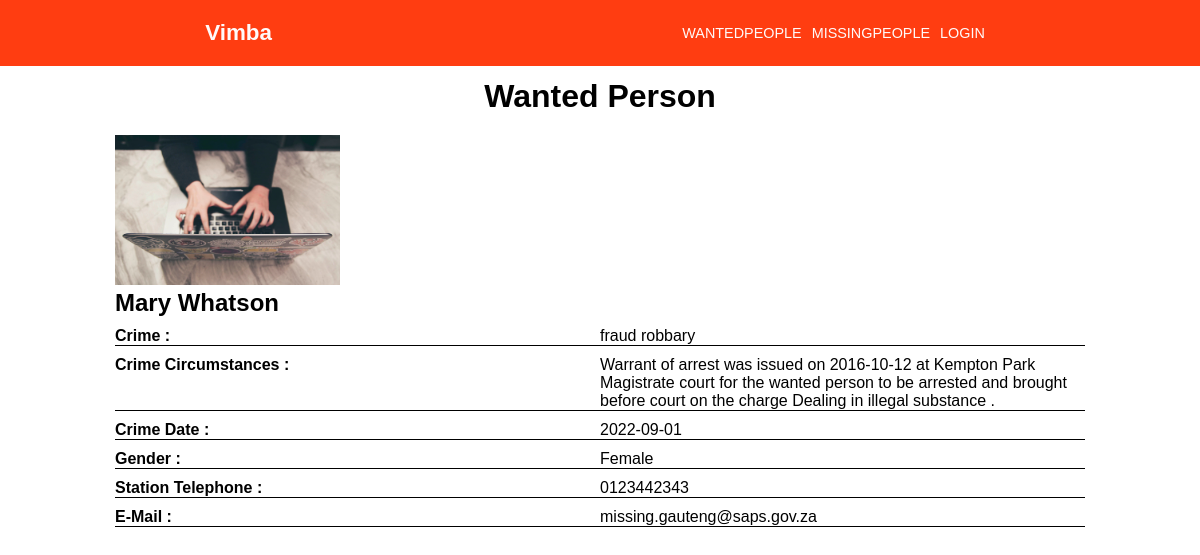
Page /person_of_intrest/e6239742-1354-441e-a12b-59e9679cefeb on the committed database.
### base/models.py (models this page shows, shortened)
class WantedPerson(models.Model):
    SEX_TYPE = (
        ('Male','Male'),
        ('Female','Female')
    )
    host = models.ForeignKey(User, on_delete=models.SET_NULL, null=True)
    firstname = models.CharField(max_length=200)
    lastname = models.CharField(max_length=200)
    tags= models.ManyToManyField('Tag',blank=True)
    aliases= models.CharField(max_length=200,default='unknown')
    crime_circumstances = models.TextField(null=True ,blank=True)
    gender = models.CharField(max_length=20,choices=SEX_TYPE)
    Police_station = models.CharField(max_length=200)
    station_number = models.CharField(max_length=12)
    e_mail = models.CharField(max_length=200)
    crime_date = models.CharField(max_length=200)
    created = models.DateTimeField(auto_now_add=True)
    updated = models.DateTimeField(auto_now=True)
    id = models.UUIDField(default=uuid.uuid4, unique=True,primary_key=True,editable=False)

class Tag (models.Model):
    crime = models.CharField(max_length=200)
    created = models.DateTimeField(auto_now_add=True)
    id = models.UUIDField(default=uuid.uuid4, unique=True, primary_key=True, editable=False)
    def __str__(self) -> str:
        return self.crime

### base/views.py (the view)
# urls.py: path('person_of_intrest/<str:pk>', views.person_of_intrest, name='POI'),
def person_of_intrest(request,pk):
    wanted_person = WantedPerson.objects.get(id=pk)
    tags = wanted_person.tags.all()
    context = {
        'person':wanted_person,
        'tags':tags
    }
    return render(request,'base/person_of_intrest.html',context)

### base/templates/base/person_of_intrest.html (shortened to what this page needs)
{% extends 'main.html' %}
{% load static %}
{% block content %}
<div class="block-wrapper">
    <h1>Wanted Person</h1>
  <div class="mytop">
    <div class="img-circle">
      <img src="{% static 'img/portfolio8.jpg' %}" alt="" height="150" />
    </div>
    <div class="fullname">
      <h2>{{person.firstname }} {{person.lastname}}</h2>
    </div>
  </div>
  <div class="mybottom">
    <div>Crime :</div>
    <div>
      {% for tag in tags %}
        {{tag}}
      {% endfor %}
    </div>
    <div>crime circumstances :</div>
    <div>{{person.crime_circumstances}}</div>
    <div>Crime Date :</div>
    <div>{{person.crime_date}}</div>
    <div>Gender :</div>
    <div>{{person.gender}}</div>
    <div>Station telephone :</div>
    <div>{{person.station_number}}</div>
    <div>E-mail : </div>
    <div>{{person.e_mail}}</div>
  </div>
</div>
{% endblock content %}

### static/css/styles.css (style rules this page uses)
* { margin: 0; box-sizing: border-box; }
.block-wrapper { margin-top: 10px; }
.block-wrapper h1 { margin-bottom: 20px; text-align: center; font-family: Verdana, Geneva, Tahoma, sans-serif; }
.fullname h2 { font-family: Verdana, Geneva, Tahoma, sans-serif; text-transform: capitalize; margin-bottom: 10px; }
.mybottom { display: grid; grid-template-columns: 1fr 1fr; row-gap: 10px; }
.mybottom div { font-family: Verdana, Geneva, Tahoma, sans-serif; border-bottom: 1px solid; }
.mybottom div:nth-of-type(odd) { text-transform: capitalize; font-weight: 900; }

### rows in the picture
WantedPerson: firstname "Mary", lastname "Whatson", crime_circumstances "Warrant of arrest was issued on 2016-10-12 at Kempton Park Magistrate court for the wanted person to be arrested and brought before court on the charge Dealing in illegal substance .", crime_date "2022-09-01", gender "Female", station_number "0123442343", e_mail "missing.gauteng@saps.gov.za"
Tag: crime "fraud"
Tag: crime "robbary"
